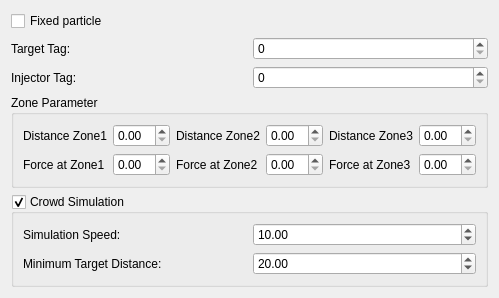
<?xml version="1.0" encoding="UTF-8"?>
<ui version="4.0">
 <class>CrowdParticleWidget</class>
 <widget class="QWidget" name="CrowdParticleWidget">
  <property name="geometry">
   <rect>
    <x>0</x>
    <y>0</y>
    <width>437</width>
    <height>257</height>
   </rect>
  </property>
  <property name="windowTitle">
   <string>Form</string>
  </property>
  <layout class="QGridLayout">
   <item row="0" column="0">
    <widget class="QCheckBox" name="m_fixedParticle">
     <property name="text">
      <string>Fixed particle</string>
     </property>
    </widget>
   </item>
   <item row="1" column="0">
    <widget class="QLabel" name="label">
     <property name="text">
      <string>Target Tag:</string>
     </property>
    </widget>
   </item>
   <item row="1" column="1">
    <widget class="QSpinBox" name="m_targetTag">
     <property name="toolTip">
      <string>Visibility Group that should be used as target</string>
     </property>
     <property name="statusTip">
      <string>Visibility Group that should be used as target</string>
     </property>
    </widget>
   </item>
   <item row="2" column="0">
    <widget class="QLabel" name="label_8">
     <property name="text">
      <string>Injector Tag:</string>
     </property>
    </widget>
   </item>
   <item row="2" column="1">
    <widget class="QSpinBox" name="m_injectorTag">
     <property name="toolTip">
      <string>Visibility Group that should be used as start</string>
     </property>
     <property name="statusTip">
      <string>Visibility Group that should be used as start</string>
     </property>
    </widget>
   </item>
   <item row="3" column="0" colspan="2">
    <widget class="QGroupBox" name="groupBox">
     <property name="title">
      <string>Zone Parameter</string>
     </property>
     <layout class="QGridLayout" name="gridLayout_3">
      <item row="0" column="0">
       <widget class="QLabel" name="label_2">
        <property name="text">
         <string>Distance Zone1</string>
        </property>
       </widget>
      </item>
      <item row="0" column="1">
       <widget class="QDoubleSpinBox" name="m_d1"/>
      </item>
      <item row="0" column="2">
       <widget class="QLabel" name="label_3">
        <property name="text">
         <string>Distance Zone2</string>
        </property>
       </widget>
      </item>
      <item row="0" column="3">
       <widget class="QDoubleSpinBox" name="m_d2"/>
      </item>
      <item row="0" column="4">
       <widget class="QLabel" name="label_4">
        <property name="text">
         <string>Distance Zone3</string>
        </property>
       </widget>
      </item>
      <item row="0" column="5">
       <widget class="QDoubleSpinBox" name="m_d3"/>
      </item>
      <item row="1" column="0">
       <widget class="QLabel" name="label_5">
        <property name="text">
         <string>Force at Zone1</string>
        </property>
       </widget>
      </item>
      <item row="1" column="1">
       <widget class="QDoubleSpinBox" name="m_f1"/>
      </item>
      <item row="1" column="2">
       <widget class="QLabel" name="label_6">
        <property name="text">
         <string>Force at Zone2</string>
        </property>
       </widget>
      </item>
      <item row="1" column="3">
       <widget class="QDoubleSpinBox" name="m_f2"/>
      </item>
      <item row="1" column="4">
       <widget class="QLabel" name="label_7">
        <property name="text">
         <string>Force at Zone3</string>
        </property>
       </widget>
      </item>
      <item row="1" column="5">
       <widget class="QDoubleSpinBox" name="m_f3"/>
      </item>
     </layout>
    </widget>
   </item>
   <item row="4" column="0" colspan="2">
    <widget class="QGroupBox" name="m_crowdSim">
     <property name="toolTip">
      <string>Global Settings for the crowd simulation component</string>
     </property>
     <property name="statusTip">
      <string>Changes made here only affect the current simulation and are not saved into the scene</string>
     </property>
     <property name="title">
      <string>Crowd Simulation</string>
     </property>
     <property name="checkable">
      <bool>true</bool>
     </property>
     <layout class="QGridLayout" name="gridLayout_2">
      <item row="0" column="0">
       <widget class="QLabel" name="label_9">
        <property name="text">
         <string>Simulation Speed:</string>
        </property>
       </widget>
      </item>
      <item row="0" column="1">
       <widget class="QDoubleSpinBox" name="m_simSpeed">
        <property name="maximum">
         <double>1000.000000000000000</double>
        </property>
        <property name="value">
         <double>10.000000000000000</double>
        </property>
       </widget>
      </item>
      <item row="1" column="0">
       <widget class="QLabel" name="label_10">
        <property name="text">
         <string>Minimum Target Distance:</string>
        </property>
       </widget>
      </item>
      <item row="1" column="1">
       <widget class="QDoubleSpinBox" name="m_minTargetDist">
        <property name="maximum">
         <double>1000.000000000000000</double>
        </property>
        <property name="value">
         <double>20.000000000000000</double>
        </property>
       </widget>
      </item>
     </layout>
    </widget>
   </item>
  </layout>
 </widget>
 <resources/>
 <connections>
  <connection>
   <sender>m_fixedParticle</sender>
   <signal>toggled(bool)</signal>
   <receiver>m_injectorTag</receiver>
   <slot>setDisabled(bool)</slot>
   <hints>
    <hint type="sourcelabel">
     <x>74</x>
     <y>18</y>
    </hint>
    <hint type="destinationlabel">
     <x>212</x>
     <y>70</y>
    </hint>
   </hints>
  </connection>
  <connection>
   <sender>m_fixedParticle</sender>
   <signal>toggled(bool)</signal>
   <receiver>m_targetTag</receiver>
   <slot>setDisabled(bool)</slot>
   <hints>
    <hint type="sourcelabel">
     <x>74</x>
     <y>18</y>
    </hint>
    <hint type="destinationlabel">
     <x>212</x>
     <y>44</y>
    </hint>
   </hints>
  </connection>
 </connections>
</ui>
